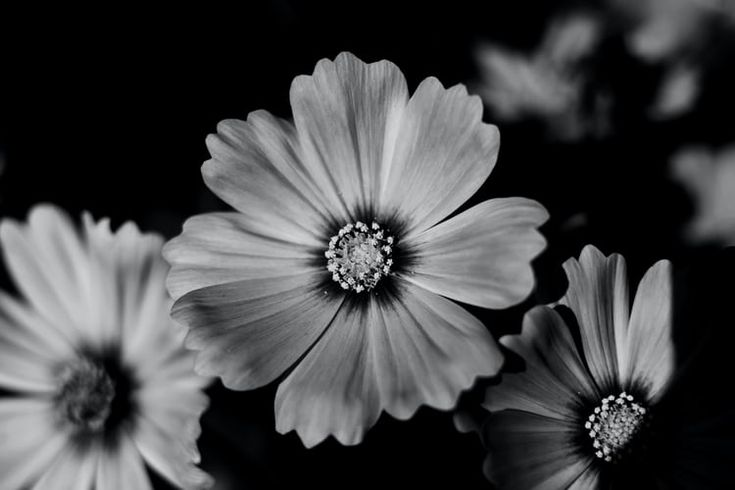
#> input picture flowers.jpg, 735 x 490 px
$ jupyter execute Assignment_1_EG_2020_4323.ipynb
#> lines starting #> are read from the running program, lines starting #| are printed output that depends on the picture; after the words box and inside, x2 and y2 are one past the last pixel; in counts of white or black regions, pixels touching at a corner belong together
[cell 1]
import cv2
import numpy as np
import matplotlib.pyplot as plt

[cell 2]
# Loading the image in grayscale
image = cv2.imread('flowers.jpg', cv2.IMREAD_GRAYSCALE)
#> image: shape (490, 735); min 0, max 246, mean 69.1

plt.imshow(image, cmap='gray')
plt.title('Original Image')
plt.axis('off')
plt.show()

#### Q1: To reduce the number of intensity levels in an image from 256 to 2, in integer powers of 2. The desired number of intensity levels needs to be a variable input to your program.

[cell 3]
def reduce_intensity_levels(image, levels=2):
    factor = 256 // levels
    reduced = (image // factor) * factor
    return reduced

for level in [2, 4, 8]:
    reduced_img = reduce_intensity_levels(image, level)
    plt.imshow(reduced_img, cmap='gray')
    plt.title(f'Reduced Intensity Levels (Level = {level})')
    plt.axis('off')
    plt.show()
#> this loop made 3 passes
#> pass 1, in reduce_intensity_levels, `reduced = (image // factor) * factor`:
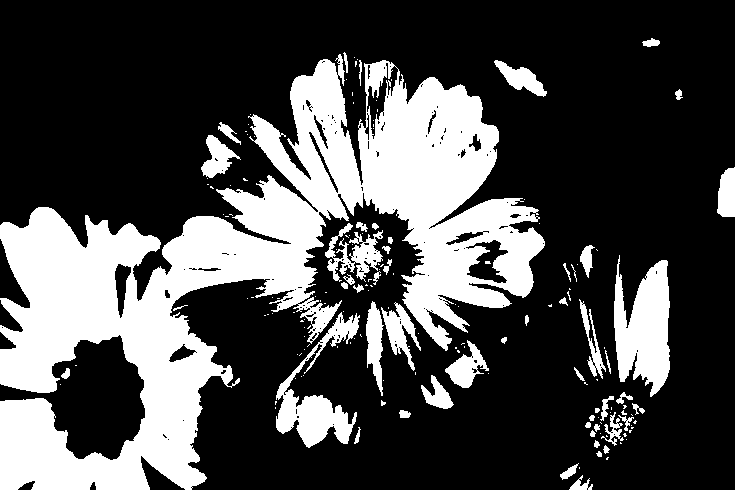
#> reduced: shape (490, 735); values 0 (black) and 128 (white), 29.4% white; 165 white regions (112 under 20 px), largest, box (x1, y1, x2, y2) and area: (0, 54, 545, 490) 86141, (614, 255, 670, 397) 5268, (276, 312, 360, 448) 3675
#> pass 2, in reduce_intensity_levels (call 2), `reduced = (image // factor) * factor`:
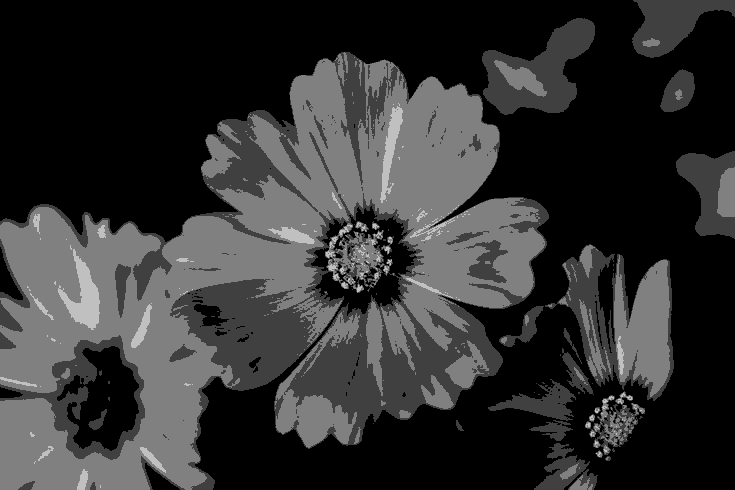
#> reduced: shape (490, 735); min 0, max 192, mean 50.2
#> pass 3, in reduce_intensity_levels (call 3), `reduced = (image // factor) * factor`:
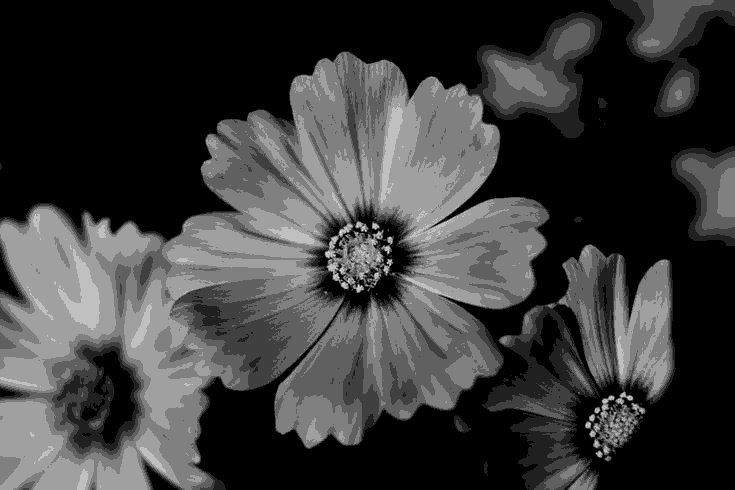
#> reduced: shape (490, 735); min 0, max 224, mean 59.7

#### Q2: Load an image and then perform a simple spatial 3x3 average of image pixels. Repeat the process for a 10x10 neighborhood and again for a 20x20 neighborhood.

[cell 4]
def average_filter(image, kernel_size):
    return cv2.blur(image, (kernel_size, kernel_size))

for size in [3, 10, 20]:
    blurred = average_filter(image, size)
    plt.imshow(blurred, cmap='gray')
    plt.title(f'{size}x{size} Average Filter')
    plt.axis('off')
    plt.show()
#> this loop made 3 passes
#> pass 2, `blurred = average_filter(image, size)`:
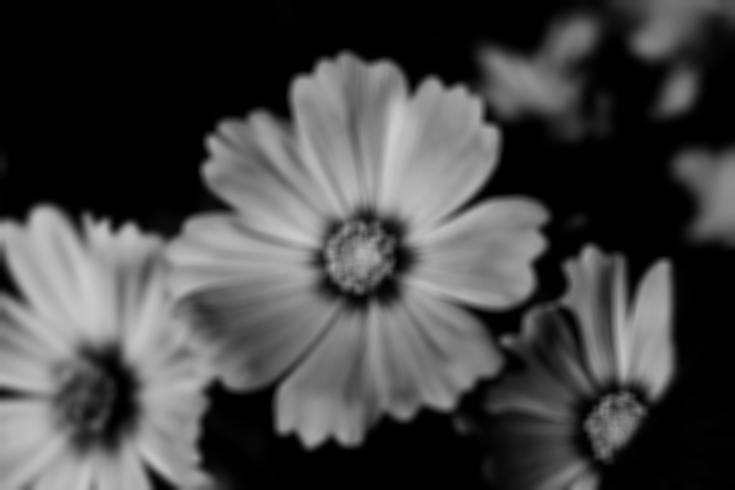
#> blurred: shape (490, 735); min 0, max 204, mean 69.1
#> pass 3, `blurred = average_filter(image, size)`:
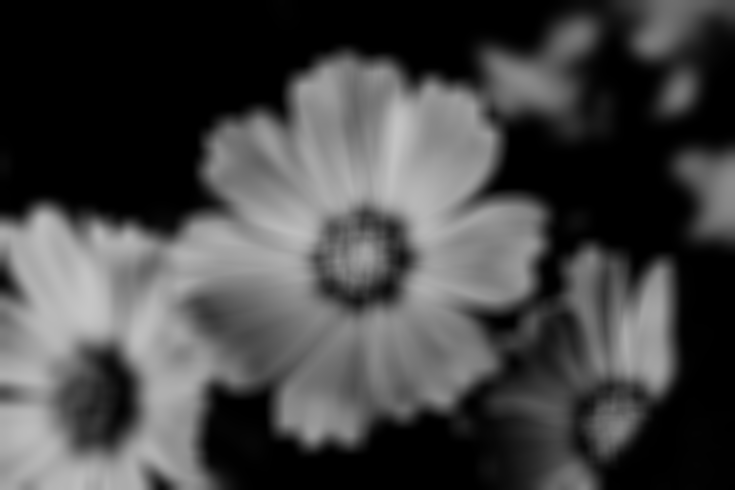
#> blurred: shape (490, 735); min 0, max 197, mean 69.1

#### Q3: Rotate an image by 45 and 90 degrees.

[cell 5]
def rotate_image(image, angle):
#> called with angle = 45
    (h, w) = image.shape[:2]
#> h = 490; w = 735
    center = (w // 2, h // 2)
#> center = (367, 245)
    matrix = cv2.getRotationMatrix2D(center, angle, 1.0)
    rotated = cv2.warpAffine(image, matrix, (w, h))
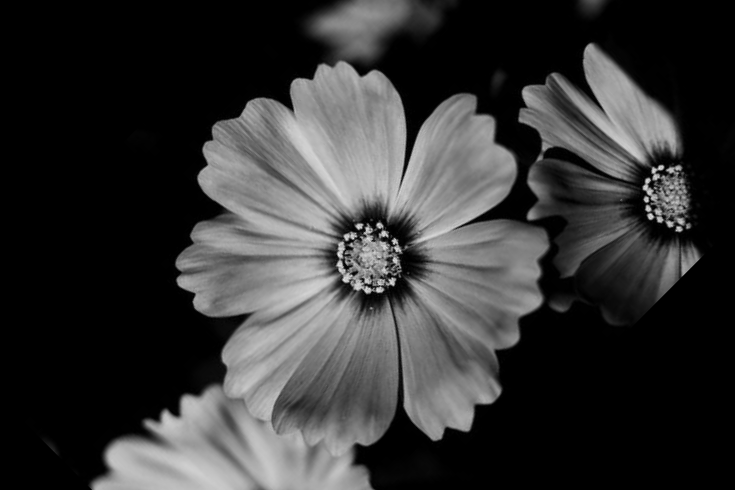
#> rotated: shape (490, 735); min 0, max 233, mean 53.1
    return rotated

rotated_45 = rotate_image(image, 45)
rotated_90 = rotate_image(image, 90)
#> call 2 of rotate_image, with angle = 90
#> in rotate_image (call 2), `rotated = cv2.warpAffine(image, matrix, (w, h))`:
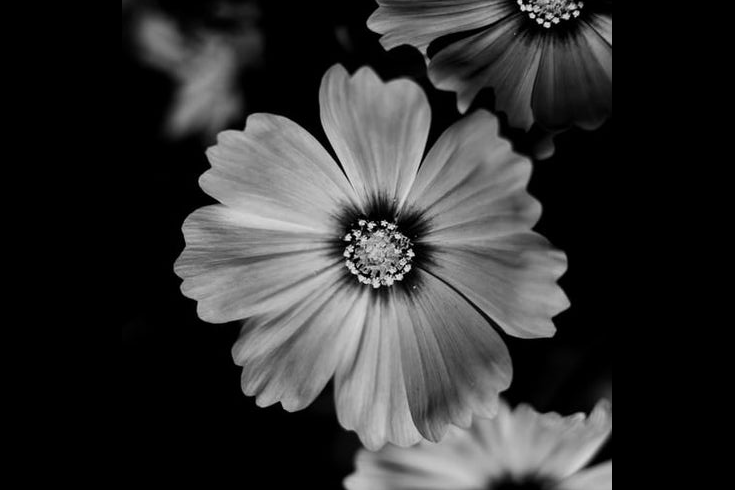
#> rotated: shape (490, 735); min 0, max 246, mean 49.9

plt.imshow(cv2.cvtColor(rotated_45, cv2.COLOR_BGR2RGB))
plt.title('Rotated 45 Degrees')
plt.axis('off')
plt.show()

plt.imshow(cv2.cvtColor(rotated_90, cv2.COLOR_BGR2RGB))
plt.title('Rotated 90 Degrees')
plt.axis('off')
plt.show()

#### Q4: For every 3×3 block of the image (without overlapping), replace all the corresponding 9 pixels by their average. This operation simulates reducing the image spatial resolution. Repeat this for 5×5 blocks and 7×7 blocks.

[cell 6]
def block_average(image, block_size):
    h, w = image.shape
    img_copy = np.copy(image)

    for i in range(0, h, block_size):
        for j in range(0, w, block_size):
            block = image[i:i+block_size, j:j+block_size]
            avg = np.mean(block)
            img_copy[i:i+block_size, j:j+block_size] = avg

    return img_copy.astype(np.uint8)


for bsize in [3, 5, 7]:
    reduced = block_average(image, bsize)
    plt.imshow(reduced, cmap='gray')
    plt.title(f'Block Averaging {bsize}x{bsize}')
    plt.axis('off')
    plt.show()
#> this loop made 3 passes
#> pass 2, `reduced = block_average(image, bsize)`:
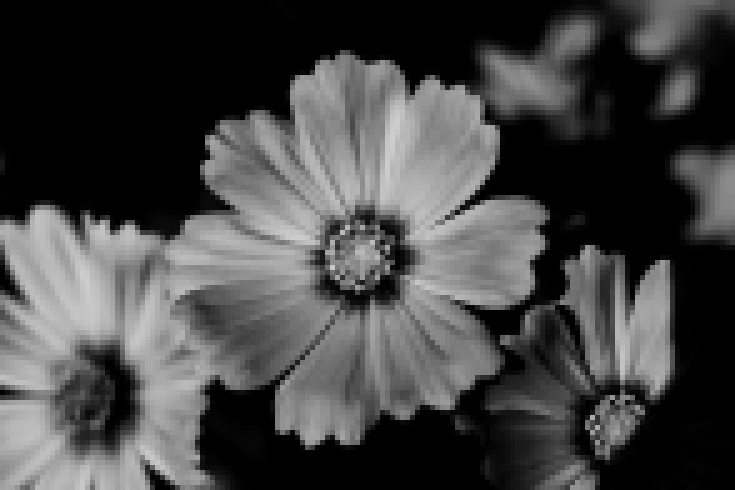
#> reduced: shape (490, 735); min 0, max 206, mean 68.8
#> pass 3, `reduced = block_average(image, bsize)`:
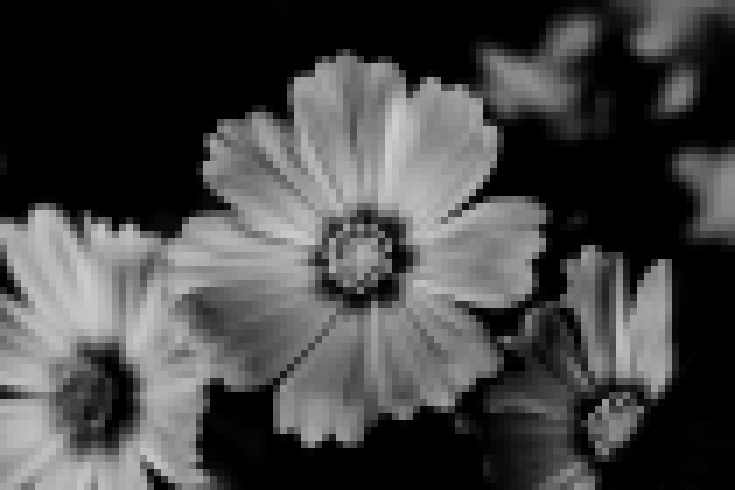
#> reduced: shape (490, 735); min 0, max 205, mean 68.7
